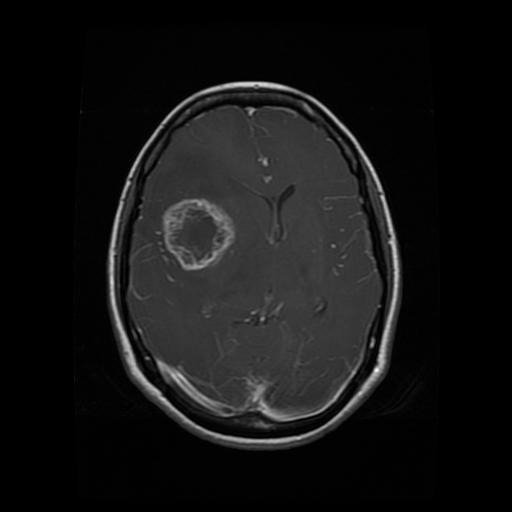
#> input picture Open Cv/1.jpg, 512 x 512 px
$ jupyter execute image.ipynb
#> lines starting #> are read from the running program, lines starting #| are printed output that depends on the picture; after the words box and inside, x2 and y2 are one past the last pixel; in counts of white or black regions, pixels touching at a corner belong together
Make the Image binary formate

[cell 1]
import cv2

# Step 1: Read the image
image = cv2.imread('1.jpg')
#> image is the input picture: shape (512, 512, 3); min 0, max 255, mean 20.2
resiz=cv2.resize(image,(300,300))
# Step 2: Convert the image to grayscale
gray_image = cv2.cvtColor(resiz, cv2.COLOR_BGR2GRAY)

# Step 3: Apply thresholding to segment the image
_, segmented_image = cv2.threshold(gray_image, 128, 255, cv2.THRESH_BINARY)
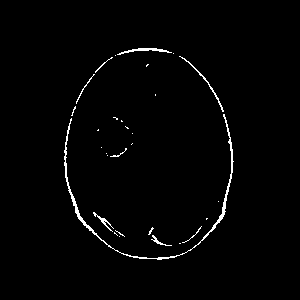
#> segmented_image: shape (300, 300); 1.5% white in thin lines or dots, all inside (x1, y1, x2, y2) = (64, 48, 234, 260)

# Step 4: Display the segmented image
cv2.imshow('Segmented Image', segmented_image)
cv2.waitKey(0)
cv2.destroyAllWindows()

Mean Shifting Formula Using

[cell 2]
import cv2
import matplotlib.pyplot as plt

# Step 1: Read the image
image = cv2.imread('1.jpg')

# Step 2: Perform Mean-Shift segmentation
mean_shifted_image = cv2.pyrMeanShiftFiltering(image, 10, 30)  # Adjust the parameters as needed

# Step 3: Convert BGR to RGB format (for matplotlib)
mean_shifted_image_rgb = cv2.cvtColor(mean_shifted_image, cv2.COLOR_BGR2RGB)

# Step 4: Plot the segmented image
plt.figure(figsize=(4 ,5))
plt.imshow(mean_shifted_image_rgb)
plt.title('Mean-Shift Segmented Image')
plt.axis('off')
plt.show()

[cell 3]
import cv2
import numpy as np
import matplotlib.pyplot as plt

# [13 lines of commented-out code are left out]
low_threshold = 50
high_threshold = 150
edges = cv2.Canny(mean_shifted_image_rgb, low_threshold, high_threshold)
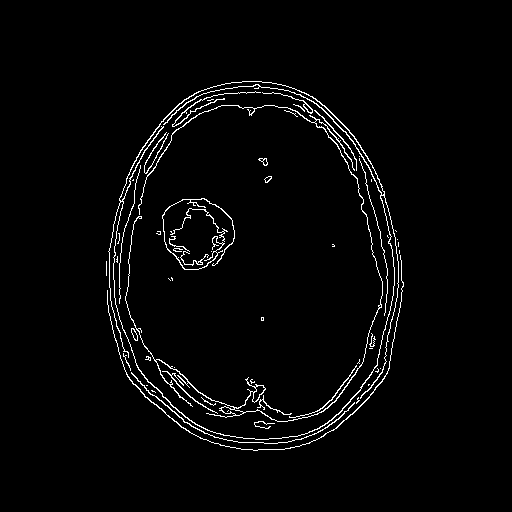
#> edges: shape (512, 512); 2.5% white in thin lines or dots, all inside (x1, y1, x2, y2) = (106, 81, 404, 451)

# Display the original and edge-detected images using matplotlib
plt.figure(figsize=(10, 5))

plt.subplot(1, 2, 1)
plt.title('Original Image')
plt.imshow(image, cmap='gray')
plt.axis('off')

plt.subplot(1, 2, 2)
plt.title('Canny Edges')
plt.imshow(edges, cmap='gray')
plt.axis('off')

plt.show()
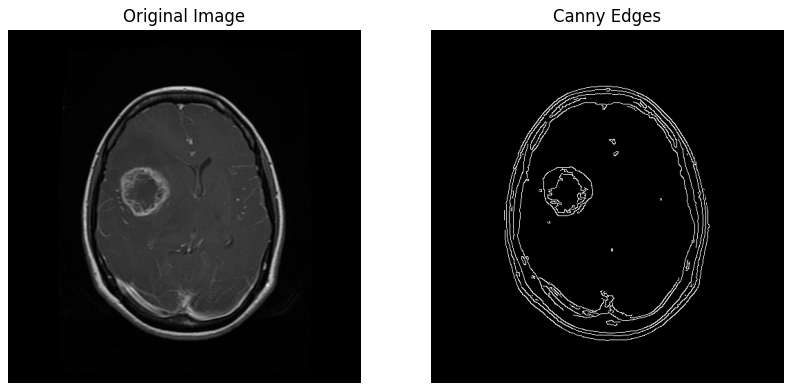
#> figure drawn by matplotlib, 2 panels

$ run again, with Open Cv/2.jpg copied over Open Cv/1.jpg
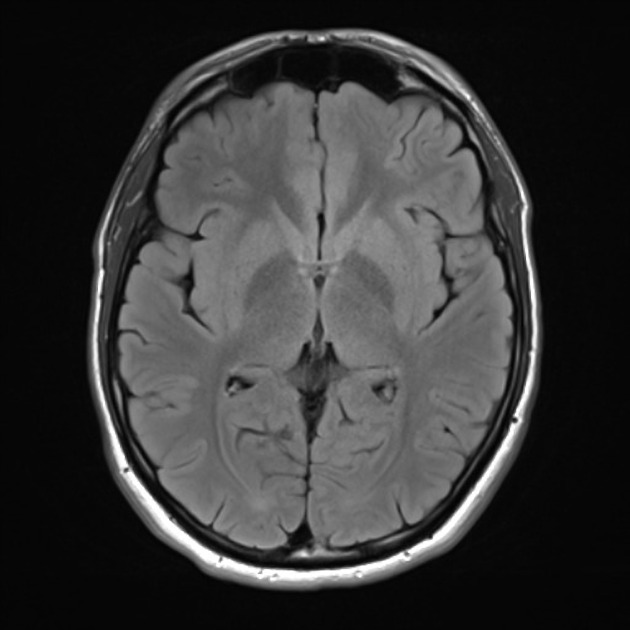
#> input picture Open Cv/2.jpg, 630 x 630 px
#> image is the input picture: shape (630, 630, 3); min 1, max 255, mean 55.5
#> `_, segmented_image = cv2.threshold(gray_image, 128, 255, cv2.THRESH_BI..`:
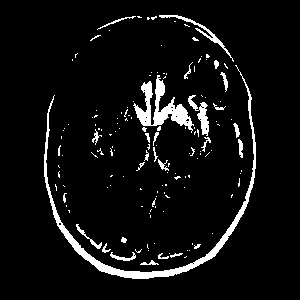
#> segmented_image: shape (300, 300); 6.2% white; 146 white regions (117 under 20 px), largest, box (x1, y1, x2, y2) and area: (44, 65, 256, 279) 2217, (133, 75, 194, 133) 1200, (188, 95, 209, 136) 307
#> edges: shape (630, 630); 3.7% white in thin lines or dots, all inside (x1, y1, x2, y2) = (87, 28, 543, 591)
#> `plt.show()`:
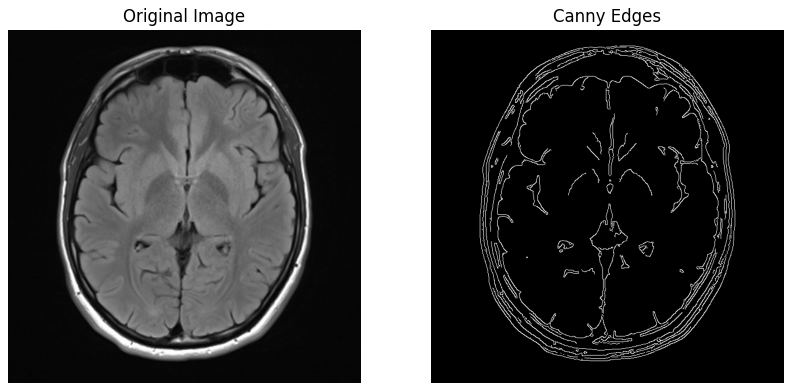
#> figure drawn by matplotlib, 2 panels

$ run again, with Open Cv/dilated_image.jpg copied over Open Cv/1.jpg
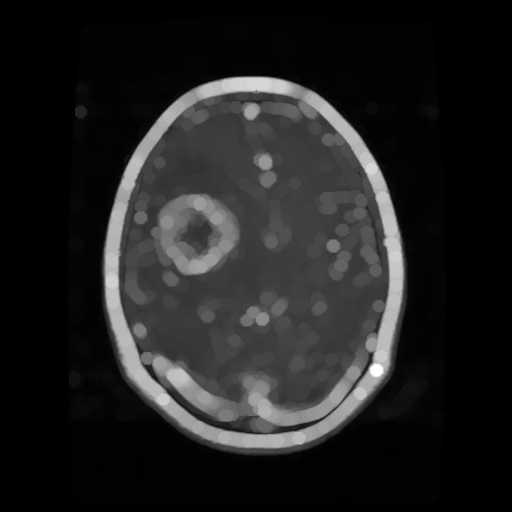
#> input picture Open Cv/dilated_image.jpg, 512 x 512 px
#> image is the input picture: shape (512, 512, 3); min 0, max 255, mean 33.1
#> `_, segmented_image = cv2.threshold(gray_image, 128, 255, cv2.THRESH_BI..`:
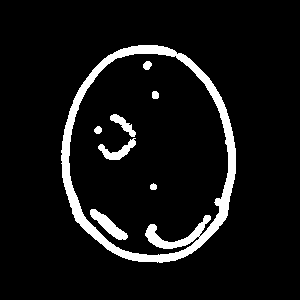
#> segmented_image: shape (300, 300); 7.4% white; 8 white regions, largest, box (x1, y1, x2, y2) and area: (61, 45, 236, 263) 5500, (90, 209, 128, 240) 428, (98, 138, 136, 160) 324
#> edges: shape (512, 512); 2.3% white in thin lines or dots, all inside (x1, y1, x2, y2) = (74, 76, 408, 456)
#> `plt.show()`:
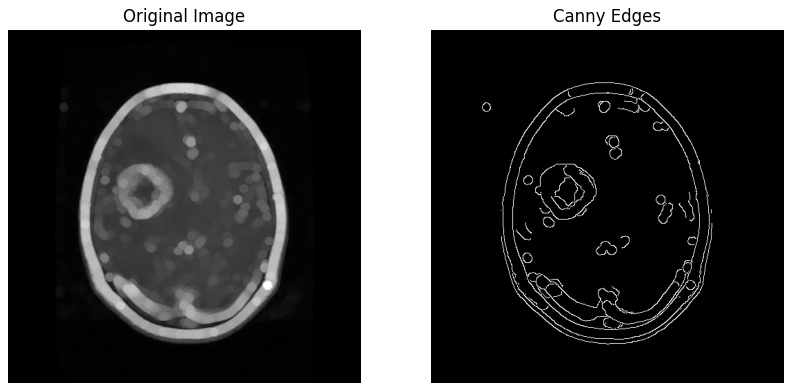
#> figure drawn by matplotlib, 2 panels
